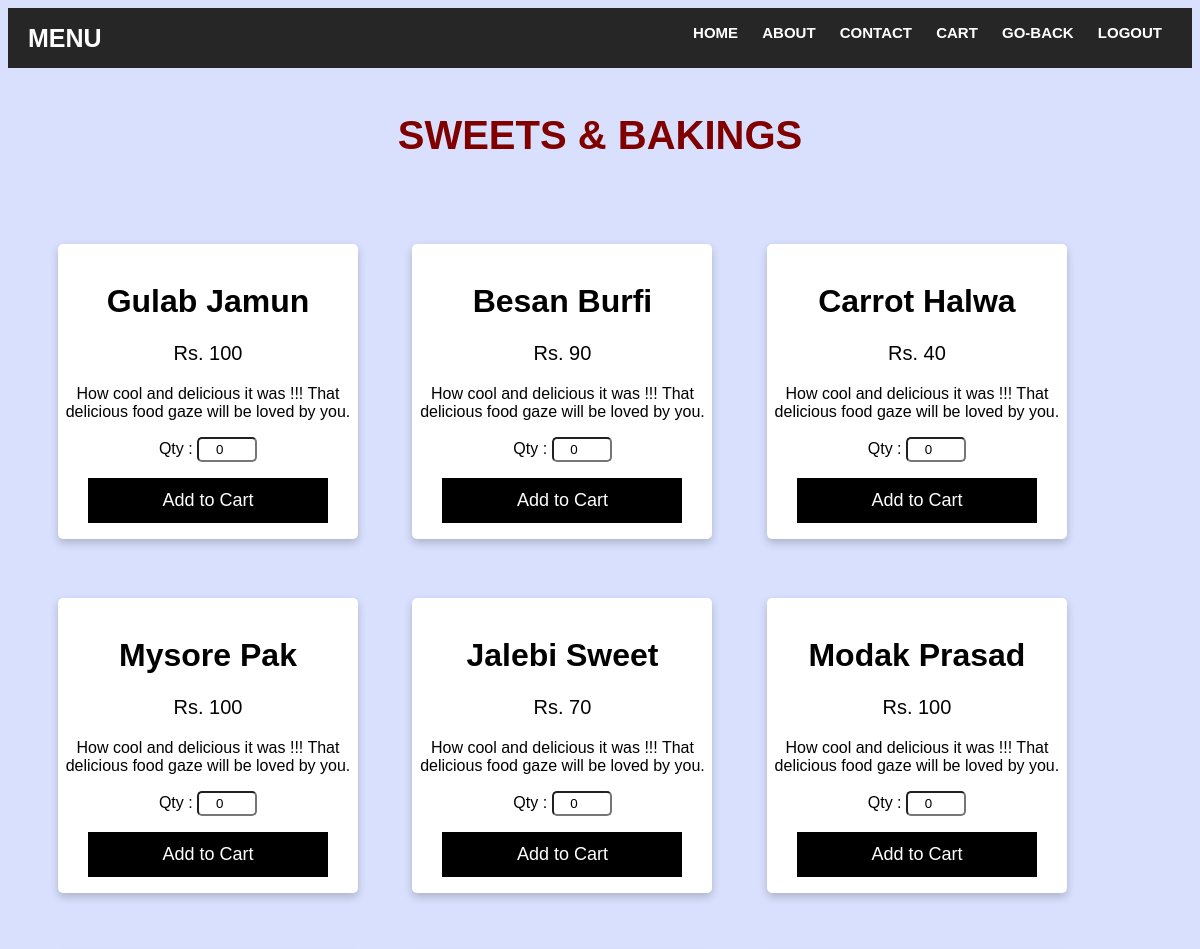
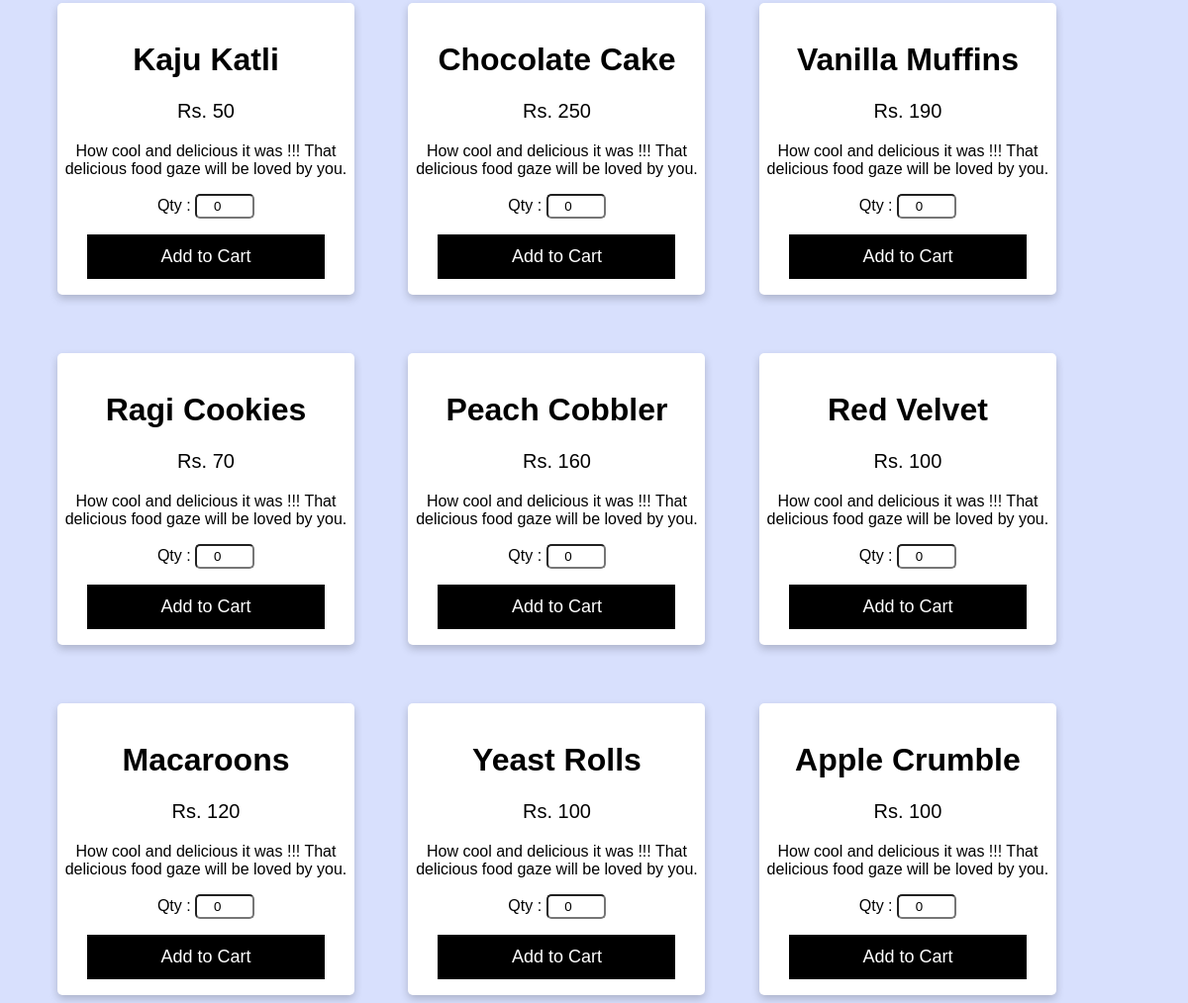
Screenshot of /sb/ with the database file from the repository (2 pictures, top to bottom).
### DreamDine/models.py (models this page shows)
class item(models.Model):
    name = models.CharField(max_length=50)
    category=models.CharField(max_length=50)
    price = models.IntegerField()
    image= models.URLField(max_length=300)
    class Meta:
        db_table = "item"

### DreamDine/views.py (the view)
# urls.py: path('sb/',views.sb),
def sb(request):
    sbitems = item.objects.filter(category="Sweets & Bakings")
    return render(request, 'sb.html', {'sbitems': sbitems})

### DreamDine/Templates/sb.html (shortened to what this page needs)
<!DOCTYPE html>
<html>
<head>
</head>
<body>
<header>
		<div class="logo">MENU</div>
		<nav>
			<ul>
				<li><a href="/index">Home</a></li>
				<li><a href="/about">About</a></li>
				<li><a href="/contact">Contact</a></li>
				<li><a href="/get_cart_items">cart</a></li>
				<li>
                <a href="/menu">Go-Back</a>
               </li>
				<li>
                <a href="/logout">Logout</a>
               </li>
			</ul>
		</nav>
</header>
<br>
<div class='heading'>
<h1 >SWEETS & BAKINGS</h1>
</div>
{% for items in sbitems %}
    <div class="card">
        <form method="POST" action="{% url 'cart_add' name=items.name  %}">
  <h1>{{ items.name }}</h1>
  <p class="price">Rs. {{ items.price }}</p>
  <p>How cool and delicious it was !!! That delicious food gaze will be loved by you.</p>
    Qty&nbsp;:&nbsp;<input type="number" name="qty" value="0">
    <p><button>Add to Cart</button></p>
</div>
{% endfor %}
</body>
</html>

### DreamDine/Templates/sb.html (style rules this page uses)
* { box-sizing: border-box; }
body { font-family: Arial, Helvetica, sans-serif; }
input[type=number] { width: 20%; border-radius:5px; border-color: 5px black; height:25px; text-align:center; }
html { background-color:#d8e0fd; }
.card { display: inline-block; box-shadow: 0 4px 8px 0 rgba(0, 0, 0, 0.2); max-width: 300px; margin-top:5%; margin-left:50px; text-align: center; font-family: arial; background-color:white; border-radius:5px; }
.price { color: black; font-size: 20px; }
.card button { border: none; outline: 0; padding: 12px; color: white; background-color: #000; text-align: center; cursor: pointer; width: 80%; font-size: 18px; }
button { border: none; outline: 0; padding: 12px; color: white; background-color: #000; text-align: center; cursor: pointer; width: 10%; font-size: 18px; }
header { height: 60px; background: #262626; padding: 0 20px; line-height: 20px; font-size: 15px; }
.logo { width: 30%; float: left; color: #fff; font-weight: bold; text-transform: uppercase; line-height: 60px; font-size: 25px; font-family: sans-serif; }
nav { width: 68%; float: right; }
nav ul { list-style: none; float: right; }
nav ul li { display: inline-block; }
nav ul li a { text-decoration: none; color: #fff; font-family: sans-serif; font-weight: bold; margin: 0 10px; line-height: 4 0px; text-transform: uppercase; }
.heading { text-align:center; color:maroon ; font-size:20px; }

### rows the page displays
item: name "Gulab Jamun", price "100"
item: name "Besan Burfi", price "90"
item: name "Carrot Halwa", price "40"
item: name "Mysore Pak", price "100"
item: name "Jalebi Sweet", price "70"
item: name "Modak Prasad", price "100"
item: name "Kaju Katli", price "50"
item: name "Chocolate Cake", price "250"
item: name "Vanilla Muffins", price "190"
item: name "Ragi Cookies", price "70"
item: name "Peach Cobbler", price "160"
item: name "Red Velvet", price "100"
item: name "Macaroons", price "120"
item: name "Yeast Rolls", price "100"
item: name "Apple Crumble", price "100"
